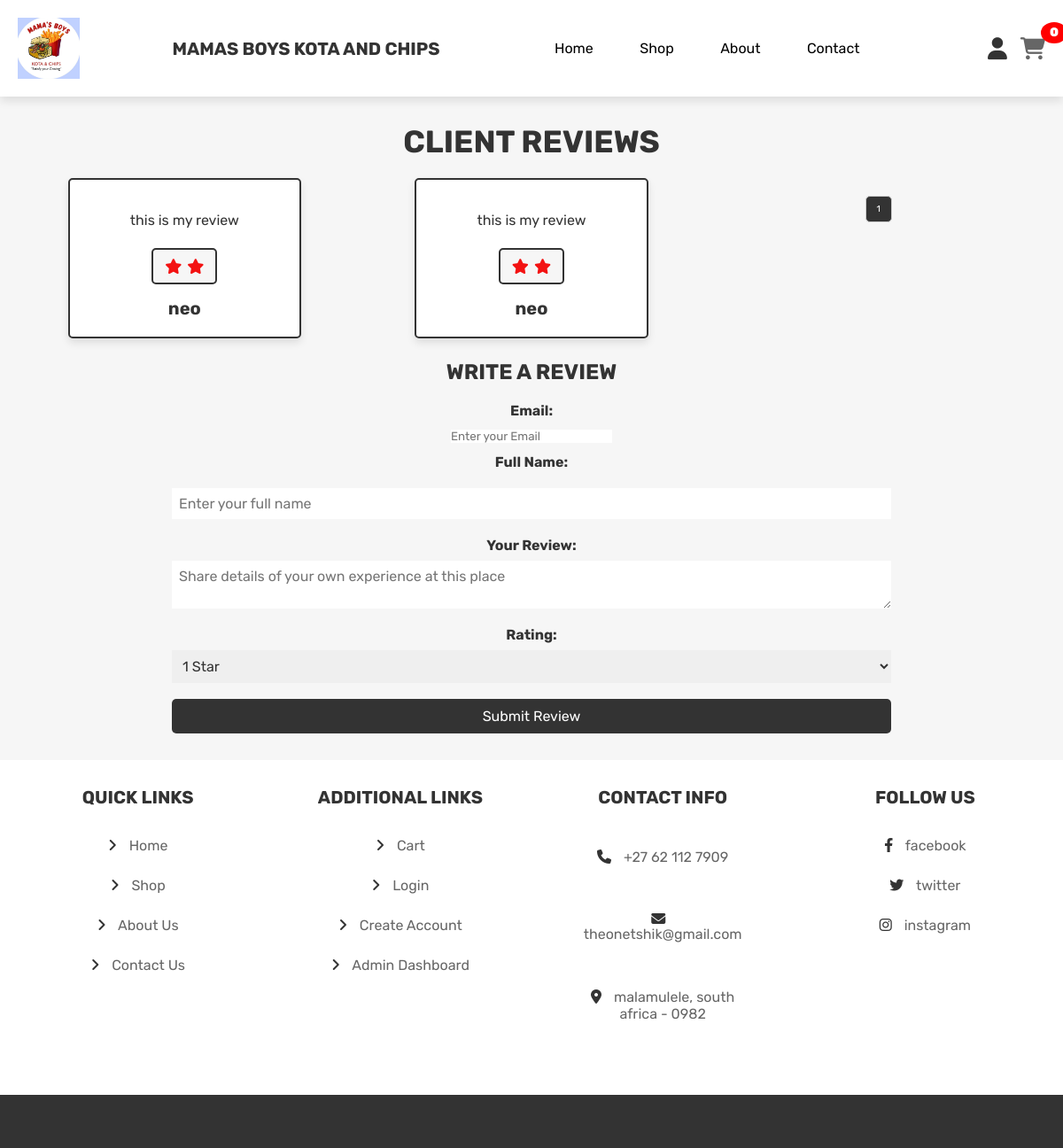
The app's page /pages/reviews.php with its own data.
### tables this page shows
CREATE TABLE `reviews` (
  `id` int(11) NOT NULL,
  `name` varchar(255) NOT NULL,
  `email` varchar(255) NOT NULL,
  `review` text NOT NULL,
  `rating` int(11) NOT NULL,
  `created_at` timestamp NOT NULL DEFAULT current_timestamp()
);

### handlers/processReviews.php (called while the page is built, shortened)
<?php
function getReviews()
{
    include "../config/dbh.inc.php";
    try {
        $query = "SELECT * FROM `reviews` WHERE 1;";
        $stmt = $pdo->prepare($query);
        $stmt->execute();
        $result = $stmt->fetchAll(PDO::FETCH_ASSOC);
        return $result;
    } catch (PDOException $e) {
        echo "Connection failed: " . $e->getMessage();
    }
}

### pages/reviews.php (the view, shortened to what this page needs)
<?php
include "../components/header.php";
include "../components/footer.php";
include "../handlers/processReviews.php";
$reviews = getReviews();
?>
<!DOCTYPE html>
<html lang="en">
<head>
    <link rel="stylesheet" href="https://cdnjs.cloudflare.com/ajax/libs/font-awesome/6.1.1/css/all.min.css">
    <link rel="stylesheet" href="../assets/css/style.css">
    <link rel="stylesheet" href="../assets/css/style3.css">
    <link rel="stylesheet" href="../assets/css/addtocart.css">
    <link rel="stylesheet" href="../assets/css/review.css">
</head>
<body>
    <?php
    echo createHeader();
    ?>
    <section class="reviews">
        <h1 class="title">client reviews</h1>
        <div class="box-container">
            <?php
            $reviewsPerPage = 6;
            $totalPages = ceil(count($reviews) / $reviewsPerPage);
            $currentPage = isset($_GET['page']) ? max(1, $_GET['page']) : 1;
            $startIndex = ($currentPage - 1) * $reviewsPerPage;
            $displayedReviews = array_slice($reviews, $startIndex, $reviewsPerPage);
            foreach ($displayedReviews as $review) {
                echo '<div class="box">';
                echo '<p>' . htmlspecialchars($review['review']) . '</p>';
                echo '<div class="stars">';
                for ($i = 0; $i < $review['rating']; $i++) {
                    echo '<i class="fas fa-star"></i>';
                }
                echo '</div>';
                echo '<h3>' . htmlspecialchars($review['name']) . '</h3>';
                echo '</div>';
            }
            echo '<div class="pagination">';
            for ($i = 1; $i <= $totalPages; $i++) {
                $activeClass = ($i == $currentPage) ? 'active' : '';
                echo '<a href="?page=' . $i . '" class="' . $activeClass . '">' . $i . '</a>';
            }
            echo '</div>';
            ?>
        </div>
        <br><br>
        <div class="box">
            <h3>WRITE A REVIEW</h3>
            <form method="post" action="../handlers/processReviews.php">
                <label for="email">Email:</label> <br><br>
                <input type="email" name="email" placeholder="Enter your Email" required>
                <br><br>
                <label for="name">Full Name:</label> <br><br>
                <input type="text" name="name" placeholder="Enter your full name" required>
                <br><br>
                <label for="review">Your Review:</label> <br>
                <textarea name="review" placeholder="Share details of your own experience at this place"
                    required></textarea>
                <br><br>
                <label for="rating">Rating:</label>
                <select name="rating" required>
                    <option value="1">1 Star</option>
                </select>
                <input type="submit" name="submit_review" value="Submit Review" class="btn">
            </form>
        </div>
    </section>
    <?php
    echo createFooter();
    ?>
</body>
</html>

### assets/css/style.css (style rules this page uses)
.reviews .box-container { display: grid; grid-template-columns: repeat(auto-fit, minmax(30rem, 1fr)); gap:1.5rem; justify-content: center; align-items: flex-start; }
.reviews .box-container .box { padding:2rem; text-align: center; border:var(--border); background-color: var(--white); box-shadow: var(--box-shadow); border-radius: .5rem; }
.reviews .box-container .box p { padding:1rem 0; font-size: 1.6rem; color:var(--light-color); line-height: 2; }
.reviews .box-container .box .stars { display: inline-block; padding:1rem; background-color: var(--light-bg); border:var(--border); border-radius: .5rem; margin:.5rem 0; }
.reviews .box-container .box .stars i { font-size: 1.7rem; color:var(--orange); margin:0 .3rem; }
.reviews .box-container .box h3 { margin-top: 1rem; color:var(--black); font-size: 2rem; }

### assets/css/review.css (style rules this page uses)
body { font-family: Arial, sans-serif; }
.box { width: 70%; margin: 0 auto; text-align: center; }
h3 { font-size: 24px; font-weight: bold; }
form { margin-top: 20px; }
label { font-size: 16px; font-weight: bold; }
input[type="text"], textarea, select { width: 100%; padding: 8px; margin: 8px 0; box-sizing: border-box; font-size: 16px; }
select { width: 100%; padding: 8px; margin: 8px 0; box-sizing: border-box; font-size: 16px; }
.btn { width: 100%; padding: 10px; box-sizing: border-box; font-size: 16px; }

### assets/css/components.css (style rules this page uses)
:root { --black:rgba(0, 0, 0, 0.91); --orange:#f31212; --red:#e74c3c; --black:#333; --grey:#666; --white:#fff; --light-bg:#f6f6f6; --border:.2rem solid var(--black); --box-shadow:0 .5rem 1rem rgba(0,0,0,.1); }
* { font-family: 'Rubik', sans-serif; margin:0; padding:0; box-sizing: border-box; outline: none; border:none; text-decoration: none; color:var(--black); }
body { background-color: var(--light-bg); }
html { font-size: 62.5%; overflow-x: hidden; scroll-behavior: smooth; scroll-padding-top: 6.5rem; }
section { padding:3rem 2rem; max-width: 1200px; margin:0 auto; }
.btn, .delete-btn, .option-btn { display: block; width: 100%; margin-top: 1rem; border-radius: .5rem; color:var(--white); font-size: 2rem; padding:1.3rem 3rem; text-transform: capitalize; cursor: pointer; text-align: center; }
.btn { background-color: var(--black); }
.title { text-align: center; margin-bottom: 2rem; text-transform: uppercase; color:var(--black); font-size: 3.5rem; }

### pages/reviews.php (style rules this page uses)
.pagination { display: flex; justify-content: center; margin-top: 20px; }
.pagination a { padding: 8px 12px; margin: 0 5px; text-decoration: none; color: #333; border: 1px solid #ccc; border-radius: 5px; }
.pagination a.active { background-color: #333; color: #fff; }

### records on screen
reviews: review "this is my review", rating 2 (drawn), name "neo"
reviews: review "this is my review", rating 2 (drawn), name "neo"
